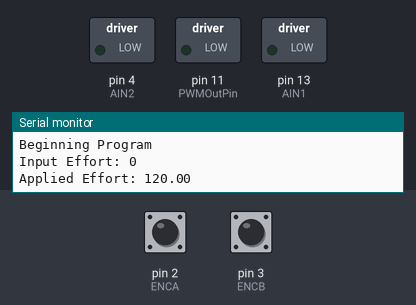
Bench run of a program on a simulated Arduino Leonardo, built with avr-gcc and run on an emulated ATmega32U4. Shown: switched loads named in the program (green lamp = pin HIGH), the last lines printed to the serial monitor. The test bench sets the inputs (shaded band); at power-on: pin 2 (ENCA) HIGH, pin 3 (ENCB) HIGH.

Above: at 0.05 s.
At 0.45 s:
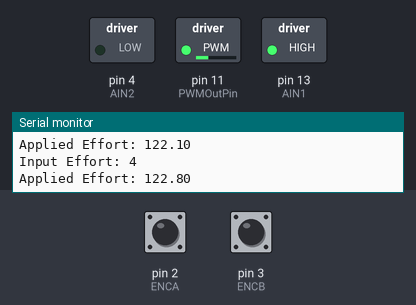
At 20.74 s:
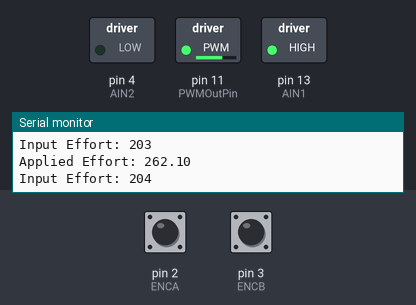
At 39.8 s:
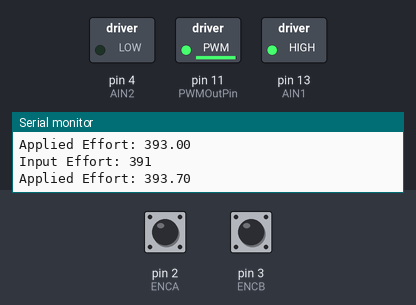
Timing chart, 0 to 40.0 s (numbered marks = the images above):
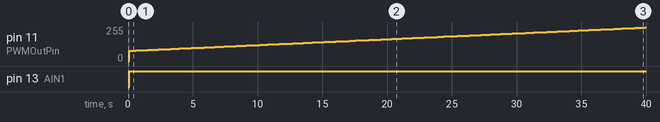

Measured:
- by itself, pin 11 (PWMOutPin): moves from 0/255 to 252/255 over 39.9 s
- by itself, pin 13 (AIN1): LOW → HIGH at 0.10 s

The program:

main.cpp
```cpp
#include <Arduino.h>
#include <Romi32U4.h>
#include "BlueMotor.h"
#include "lineFollwer.h"

Romi32U4ButtonA pb;
BlueMotor motor;

//Variables for the PID Method
const float Kp = 3;
const float Ki = 0.1;
const float Kd = 0;
long timeToPrint = 0;
float sumOfErrors = 0;

//Method for the PID control of the motor
void pidControl(int degree){
  //We give the motor our the degree we want adjusted
  //and then convert it to the proportional encoder value
  float desiredPosition = degree/360*540;
  //This is the current encoder value of our motor
  float currentPosition = motor.getPosition();
  //This is the difference between the current and desired position
  //to initialize the PID control
  float error = currentPosition-desiredPosition;
  sumOfErrors += error;
  int effort = error * Kp + sumOfErrors * Ki;
  motor.setEffortWithoutDB(effort);
  if(millis() > timeToPrint){
    Serial.print("Distance: ");
    Serial.println(currentPosition);
    Serial.print("Effort: ");
    Serial.println(effort);
    timeToPrint += 100;
  }
  delay(10);
}

void setup() {
    Serial.begin(9600);
    Serial.println("Beginning Program");
    motor.setup();
}

void loop() {
  //First part of Lab 4
  for(int i = 0; i<=400; i++){
     motor.setEffortWithoutDB(i);
     Serial.print("Input Effort: ");
     Serial.println(i);
     Serial.print("Applied Effort: ");
     Serial.println(i*0.7+120);
     delay(100);
  }
  //Second part of Lab 4

   /*
    if (pb.isPressed()) {
        unsigned long endTime = millis() + 100;
        motor.setEffort(390); // effort test value
        int oldPos = motor.getPosition();
        //Serial.print("Old Position: ");
        //Serial.print(oldPos);
        while (millis() < endTime);
        int newPos = motor.getPosition();
        Serial.print("\t Count: ");
        Serial.print(newPos);
        long angularVel = (((abs(newPos) - abs(oldPos)) * 60) / 54);
        Serial.print("\t Angular Velocity: ");
        Serial.print(angularVel);
        Serial.print(" RPM");
        Serial.print("\tTime: ");
        Serial.print(millis());
        Serial.println(" ms");
    } else {
        motor.setEffort(0);
        motor.reset();
    }
    */
}
```

BlueMotor.cpp
```cpp
#include <Arduino.h>
#include <Romi32U4.h>
#include "BlueMotor.h"

static BlueMotor *bm_instance; // Create an instance of the BlueMotor class to reference non-static members.

/**
 * Constructor for class BlueMotor
 */
BlueMotor::BlueMotor() {
}

/**
 * Sets the effort for the BlueMotor.
 * @param effort Desired effort
 */
void BlueMotor::setEffort(int effort) {
    int analog1, analog2 = 0;
    int PWM = 0;

    if (effort > 0) { // Set pins HIGH and LOW for forward
        analog1 = 1;
        analog2 = 0;
        PWM = effort;
    } else if (effort < 0) { // Set pins LOW and HIGH for reverse
        analog1 = 0;
        analog2 = 1;
        PWM = -effort;
    } else PWM = 0;

    OCR1C = PWM;
    digitalWrite(AIN1, analog1);
    digitalWrite(AIN2, analog2);
}

void BlueMotor::setEffortWithoutDB(int effort) {
    float minPosDBEffort = 120;
    float minNegDBEffort = -130;

    float posDBEffortRange = 400 - minPosDBEffort;
    float negDBEffortRange = 400 + minNegDBEffort;

    float posDBEffort = effort * (posDBEffortRange/400)+minPosDBEffort;
    float negDBEffort = effort * (negDBEffortRange/400)-minNegDBEffort;

    int analog1, analog2 = 0;
    int PWM = 0;

    if (effort > 0) { // Set pins HIGH and LOW for forward
        analog1 = 1;
        analog2 = 0;
        PWM = posDBEffort;
    } else if (effort < 0) { // Set pins LOW and HIGH for reverse
        analog1 = 0;
        analog2 = 1;
        PWM = -negDBEffort;
    }
    else PWM = 0;
    OCR1C = PWM;
    digitalWrite(AIN1, analog1);
    digitalWrite(AIN2, analog2);
}

/**
 * Move to a specified position
 * @param longPosition Desired position, in [UNITS]
 */
float BlueMotor::moveTo(float longPosition) {
    return 1.00;
}

/**
 * Get the position of the motor
 * @return Position in [UNITS]
 */
float BlueMotor::getPosition() {
    return count; // Units are encoder ticks for now.
}

/**
 * Reset the count on the encoder
 */
void BlueMotor::reset() {
    count = 0;
}

/**
 * Setup pins and interrupts for the class
 */
void BlueMotor::setup() {
    bm_instance = this;

    //motors.setEfforts(0, 0);
    pinMode(PWMOutPin, OUTPUT);
    pinMode(AIN2, OUTPUT);
    pinMode(AIN1, OUTPUT);
    pinMode(ENCA, INPUT);
    pinMode(ENCB, INPUT);
    pwmSetup();

    attachInterrupt(digitalPinToInterrupt(ENCA), isr, CHANGE);
    attachInterrupt(digitalPinToInterrupt(ENCB), isr, CHANGE);
}

// ----- PRIVATE CLASS METHODS BELOW ----- //

void BlueMotor::setEffort(int effort, bool clockwise) {
    int effortInput = (clockwise) ? -effort : effort;
    setEffort(effortInput);
}

/**
 * Setup PWM interrupt registers
 */
void BlueMotor::pwmSetup() {
    TCCR1A = 0xA8;
    TCCR1B = 0x11;
    ICR1 = 400;
    OCR1C = 0;
}

/**
 * Interrupt Serice Routine for encoder operation
 */
void BlueMotor::isr() {
    bm_instance->encoderInterrupt(); // Call the encoder function from a pointer to avoid nonstatic reference.
}

/**
 * Event handler for encoder ISR.
 */
void BlueMotor::encoderInterrupt() {
  newValue = (digitalRead(ENCA)<<1) | digitalRead(ENCB);
    char value = encoderArray[oldValue] [newValue];
    if (value == X) {
        errorCount++;
    } else {
        count -= value;
    }
    oldValue = newValue;
}
```

BlueMotor.h
```cpp
#include <Romi32U4.h>
#include <Arduino.h>

#pragma once

class BlueMotor {
    public:
        BlueMotor();
        void setEffort(int effort);
        void setEffortWithoutDB(int effort);
        float moveTo(float longPosition);
        float getPosition();
        void reset();
        void setup();

    private:
        void setEffort(int effort, bool clockwise);
        void pwmSetup();
        static void isr();
        void encoderInterrupt();

        const int tolerance = 3;
        const int PWMOutPin = 11;
        const int AIN2 = 4;
        const int AIN1 = 13;
        const int ENCA = 2;
        const int ENCB = 3;

        int newValue = 0;
        int oldValue = 0;
        long count = 0;
        long errorCount = 0;

        const char X = 5;
        char encoderArray[4][4] = {
            {0, -1, 1, X},
            {1, 0, X, -1},
            {-1, X, 0, 1},
            {X, 1, -1, 0}
        };
};
```

lineFollwer.h
```cpp
#include <Romi32U4.h>
#include <Arduino.h>

#pragma once

class lineFollower {
    public:
        lineFollower();
        void setLineFollow(int effort);

    private:
};
```
